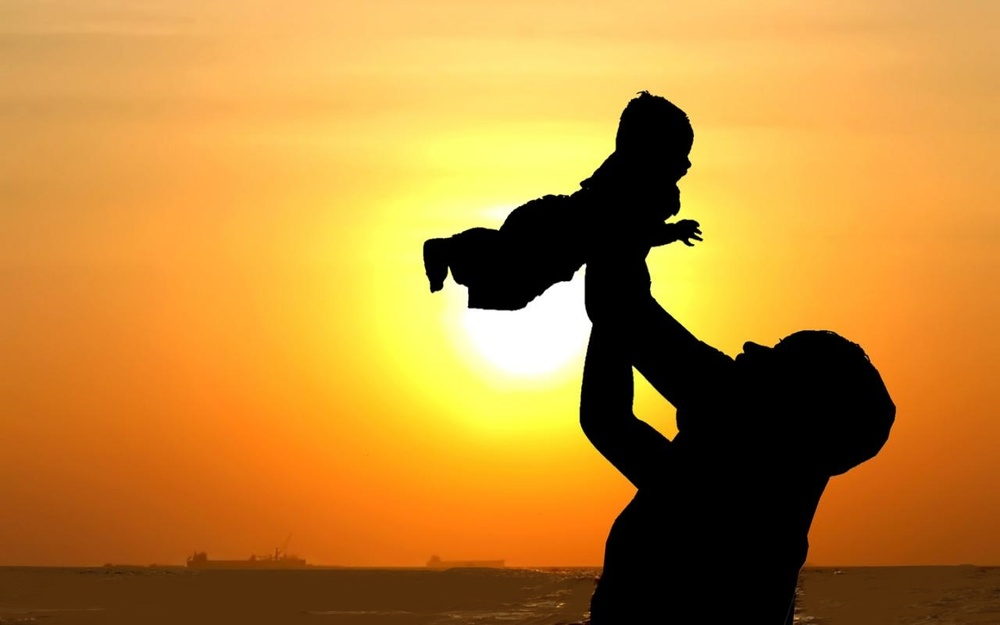
#> input picture Provas/Recuperação/Prova2/Dados/sunset.jpg, 1000 x 625 px, shrunk from 1280 x 800 before the run
$ python ex6.py
#> lines starting #> are read from the running program, lines starting #| are printed output that depends on the picture; after the words box and inside, x2 and y2 are one past the last pixel; in counts of white or black regions, pixels touching at a corner belong together
# -*- coding: utf-8 -*-
"""
Created on Tue Mar  8 10:03:20 2022

@author: Leonardo Falango
"""

import cv2

# [7 lines of commented-out code are left out]

img = cv2.imread('Dados/sunset.jpg')
#> img is the input picture: shape (625, 1000, 3); mean B, G, R 53.3, 135.6, 189.7
cinza = cv2.cvtColor(img,cv2.COLOR_BGR2GRAY)
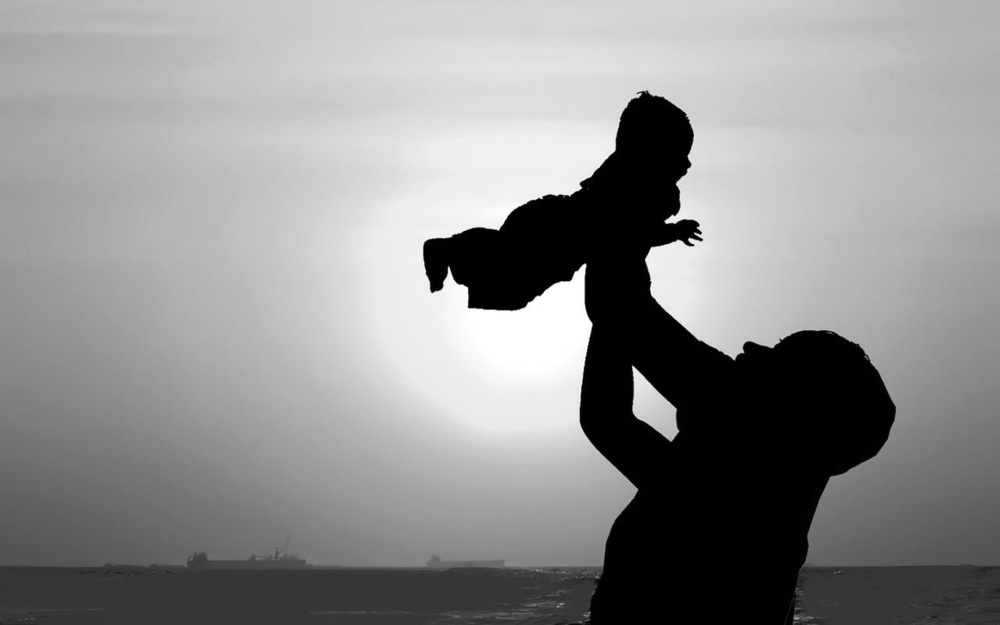
#> cinza: shape (625, 1000); min 0, max 255, mean 142.4
ret, prova = cv2.threshold(cinza, 80, 255, cv2.THRESH_BINARY)
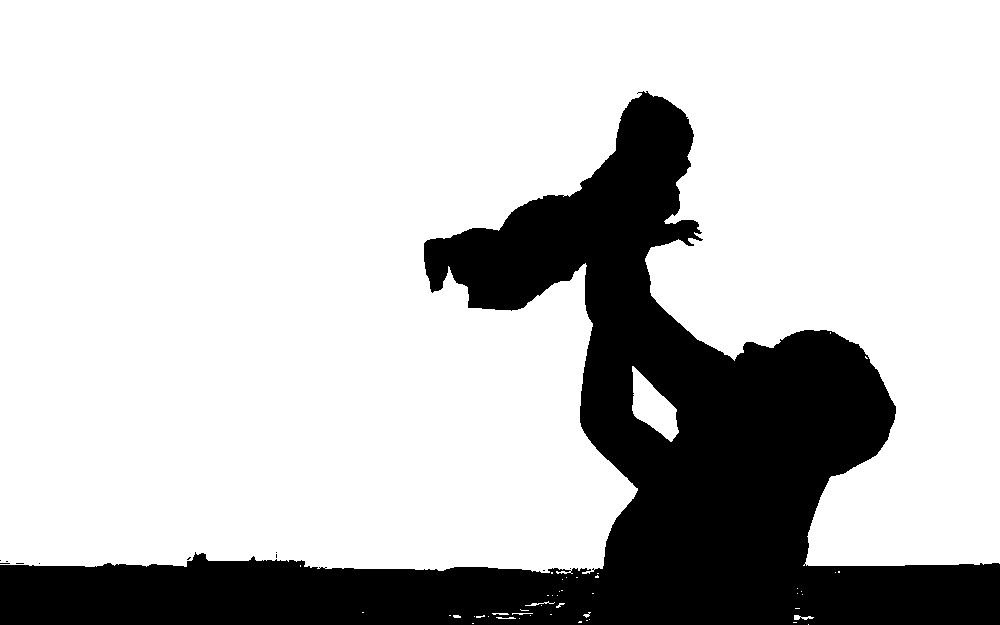
#> prova: shape (625, 1000); 76.7% white; 11 black regions (10 under 20 px), largest, box (x1, y1, x2, y2) and area: (0, 91, 1000, 625) 145340
ret, correcao = cv2.threshold(cinza, 30, 255, cv2.THRESH_BINARY)
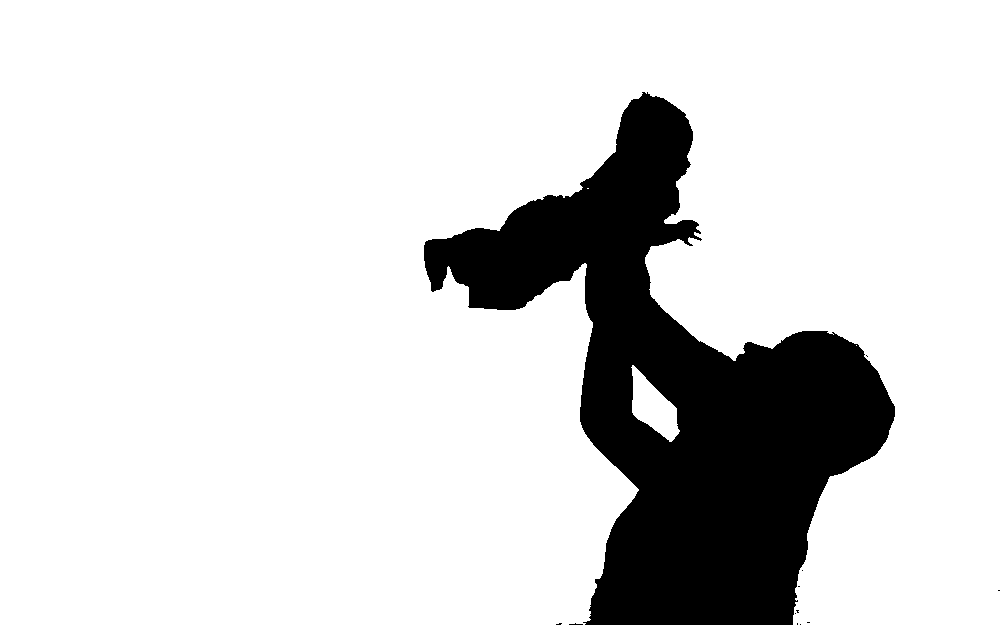
#> correcao: shape (625, 1000); 84.4% white; 12 black regions (11 under 20 px), largest, box (x1, y1, x2, y2) and area: (424, 92, 895, 625) 97683


cv2.imshow('Imagem prova', prova)
cv2.imshow('Imagem Correção da Prova', correcao)

cv2.waitKey(0)
cv2.destroyAllWindows()
